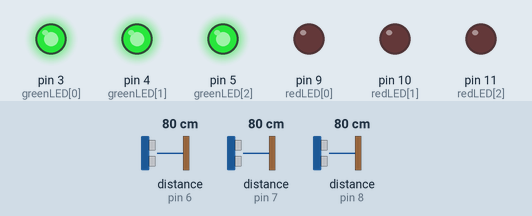
Recording of a program running on a simulated Arduino Uno, built with avr-gcc and run on an emulated ATmega328P. Parts: output pins drawn as LEDs (lit = HIGH). Wiring (inferred from the names in the program): 3 × ultrasonic range finder: trigger A0, echo pin 6 / trigger A1, echo pin 7 / trigger A2, echo pin 8. The inputs (shaded band) are chosen by the test bench; at power-on: distance to the obstacle (sensors on pin 6, pin 7, pin 8) 80 cm. The echo pulse lasts 58.3 µs per cm; pins used as bus, display or sensor lines are not drawn.

Above: at 1.2 s.
1.3 s: distance to the obstacle (sensor on pin 6) set to 11 cm
2.8 s: distance to the obstacle (sensor on pin 6) set to 8 cm
At 4.0 s:
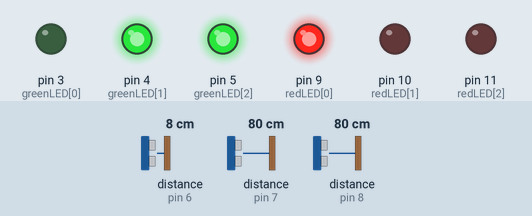
4.3 s: distance to the obstacle (sensor on pin 7) set to 22 cm
5.8 s: distance to the obstacle (sensor on pin 7) set to 18 cm
At 6.4 s:
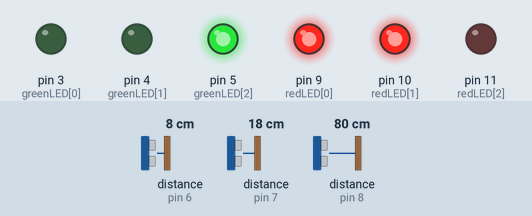
7.4 s: distance to the obstacle (sensor on pin 8) set to 22 cm
8.9 s: distance to the obstacle (sensor on pin 8) set to 19 cm
At 9.8 s:
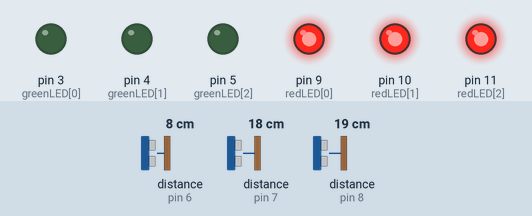
Timing chart, 0 to 11.4 s (numbered marks = the images above; inputs shaded):
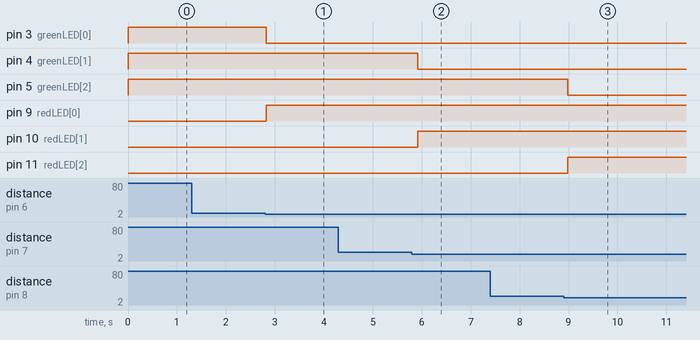

The program:

main.cpp
```cpp
// Arduino Uno R3 Main - Parcel Locker System
#include <Arduino.h>
#include <Wire.h>
#include <LiquidCrystal_I2C.h>

// LCD Setup
LiquidCrystal_I2C lcd(0x27, 16, 2);

// Ultrasonic Pins
const int trigPins[3] = {A0, A1, A2};
const int echoPins[3] = {6, 7, 8};
const int thresholds[3] = {10, 20, 20}; // Thresholds: Small=10cm, Medium & Large=20cm

// LED Pins (Green, Red)
const int greenLED[3] = {3, 4, 5};
const int redLED[3] = {9, 10, 11};

// Button Pins
const int buttonMyself = 12;
const int buttonElse = 13;

unsigned long lastModeChange = 0;
String currentMode = "MYSELF";

void setup() {
  Serial.begin(9600);
  Wire.begin();

  // Set Ultrasonic pins
  for (int i = 0; i < 3; i++) {
    pinMode(trigPins[i], OUTPUT);
    pinMode(redLED[i], OUTPUT);
    pinMode(greenLED[i], OUTPUT);
    digitalWrite(greenLED[i], HIGH);
    digitalWrite(redLED[i], LOW);
  }

  // Set button pins
  pinMode(buttonMyself, INPUT_PULLUP);
  pinMode(buttonElse, INPUT_PULLUP);

  Serial.begin(9600);
}

// Read ultrasonic distance
long readDistance(int trigPin, int echoPin) {
  digitalWrite(trigPin, LOW);
  delayMicroseconds(2);
  digitalWrite(trigPin, HIGH);
  delayMicroseconds(10);
  digitalWrite(trigPin, LOW);
  return pulseIn(echoPin, HIGH) / 58;
}

void loop() {
  // Locker Status Check
  for (int i = 0; i < 3; i++) {
    long distance = readDistance(trigPins[i], 6 + i);
    if (distance < thresholds[i]) {
      digitalWrite(redLED[i], HIGH);
      digitalWrite(greenLED[i], LOW);
    } else {
      digitalWrite(greenLED[i], HIGH);
      digitalWrite(redLED[i], LOW);
    }
  }
  delay(300);
}
```

fingerprint_scanner.h
```cpp
// fingerprint_scanner.h
// Header file for handling fingerprint scanner on Arduino Uno R3

#ifndef FINGERPRINT_SCANNER_H
#define FINGERPRINT_SCANNER_H

#include <Adafruit_Fingerprint.h>
#include <SoftwareSerial.h>

#define FINGERPRINT_RX 2 // Fingerprint Scanner TX → Arduino D2
#define FINGERPRINT_TX 3 // Fingerprint Scanner RX → Arduino D3

class FingerprintScanner
{
public:
  FingerprintScanner();
  void begin();
  bool captureFingerprint();
  void sendFingerprintData();

private:
  SoftwareSerial mySerial;
  Adafruit_Fingerprint finger;
  uint8_t templateData[512];
  uint16_t templateLength;
};

#endif
```

locker.h
```cpp
#ifndef LOCKER_H
#define LOCKER_H

#include <Arduino.h>

class Locker
{
public:
  String size;
  bool isOpen;
  String userOwner;

  Locker(String lockerSize);
  void openLocker();
  void closeLocker();
  void updateStatus(bool open, String ownerId);
};

#endif
```

fingerprint_scanner.cpp
```cpp
// fingerprint_scanner.cpp
// Implementation file for handling fingerprint scanner on Arduino Uno R3

#include "fingerprint_scanner.h"

FingerprintScanner::FingerprintScanner()
    : mySerial(FINGERPRINT_TX, FINGERPRINT_RX), finger(&mySerial) {}

void FingerprintScanner::begin()
{
  Serial.begin(115200);
  mySerial.begin(57600);

  Serial.println("Initializing fingerprint scanner...");
  finger.begin(57600);

  if (finger.verifyPassword())
  {
    Serial.println("Fingerprint scanner found!");
  }
  else
  {
    Serial.println("Fingerprint scanner NOT found. Check wiring.");
    while (1)
      ;
  }
}

bool FingerprintScanner::captureFingerprint()
{
  Serial.println("Place your finger on the scanner...");
  delay(1000);

  if (finger.getImage() != FINGERPRINT_OK)
  {
    Serial.println("No valid fingerprint detected.");
    return false;
  }

  Serial.println("Fingerprint image taken!");
  if (finger.image2Tz(1) != FINGERPRINT_OK)
  {
    Serial.println("Error converting image to template.");
    return false;
  }

  Serial.println("Fingerprint converted to template.");
  if (finger.storeModel(1) == FINGERPRINT_OK)
  {
    Serial.println("Fingerprint template stored successfully!");
    return true;
  }

  Serial.println("Error storing template.");
  return false;
}

void FingerprintScanner::sendFingerprintData()
{
  Serial.println("Retrieving stored fingerprint template...");
  if (finger.loadModel(1) != FINGERPRINT_OK)
  {
    Serial.println("Error loading fingerprint template.");
    return;
  }

  if (finger.getModel() != FINGERPRINT_OK)
  {
    Serial.println("Error retrieving model data.");
    return;
  }

  uint8_t packet[2] = {static_cast<uint8_t>(finger.fingerID & 0xFF), static_cast<uint8_t>((finger.fingerID >> 8) & 0xFF)};
  Serial.write(packet, sizeof(packet));
  Serial.println("Fingerprint data sent.");
}
```

locker.cpp
```cpp
#include "locker.h"

Locker::Locker(String lockerSize)
{
  size = lockerSize;
  isOpen = true; // Default to open
  userOwner = "";
}

void Locker::openLocker()
{
  isOpen = true;
  Serial.println("Locker opened.");
}

void Locker::closeLocker()
{
  isOpen = false;
  Serial.println("Locker closed.");
}

void Locker::updateStatus(bool open, String ownerId)
{
  isOpen = open;
  userOwner = ownerId;
}
```

Measured:
- the behaviour switches between 10 and 9 cm on distance to the obstacle (sensor on pin 6) (found by bisection; images 0 and 1)
- the behaviour switches between 21 and 20 cm on distance to the obstacle (sensor on pin 7) (found by bisection; images 1 and 2)
- the behaviour switches between 21 and 20 cm on distance to the obstacle (sensor on pin 8) (found by bisection; images 2 and 3)
- after the input at 1.3 s, every drawn part: stays the same
- after the input at 2.8 s, pin 3 (greenLED[0]): HIGH → LOW at once; pin 9 (redLED[0]): LOW → HIGH at once
- after the input at 4.3 s, every drawn part: stays the same
- after the input at 5.8 s, pin 4 (greenLED[1]): HIGH → LOW after 0.12 s; pin 10 (redLED[1]): LOW → HIGH after 0.12 s
- after the input at 7.4 s, every drawn part: stays the same
- after the input at 8.9 s, pin 5 (greenLED[2]): HIGH → LOW after 0.09 s; pin 11 (redLED[2]): LOW → HIGH after 0.09 s
